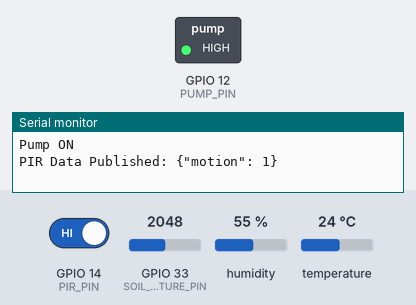
Bench run of a sketch on a simulated ESP32. On the bench: switched loads named in the sketch (green lamp = pin HIGH), the last lines printed to the serial monitor. The test bench sets the inputs (shaded band); at power-on: GPIO 33 (SOIL_MOISTURE_PIN) = 2048, GPIO 14 (PIR_PIN) HIGH, humidity 55 %, temperature 24 °C. WiFi joins after 1.5 s; servers stay silent unless stated; no MQTT or app messages arrive unless stated.

Above: at 2.7 s.
2.8 s: GPIO 33 (SOIL_MOISTURE_PIN) set to 1298
5.5 s: GPIO 33 (SOIL_MOISTURE_PIN) set to 1193
At 6.7 s:
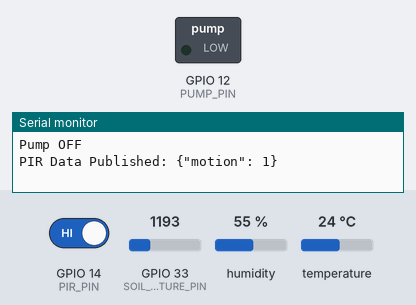
9.5 s: GPIO 33 (SOIL_MOISTURE_PIN) set to 1995
12.2 s: GPIO 33 (SOIL_MOISTURE_PIN) set to 2113
At 15.2 s:
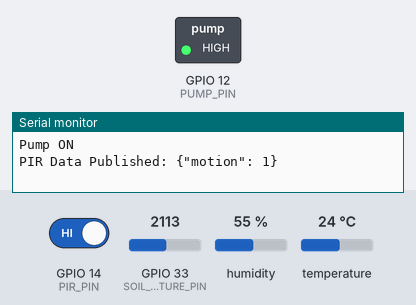
15.5 s: GPIO 33 (SOIL_MOISTURE_PIN) set to 1228
At 17.2 s:
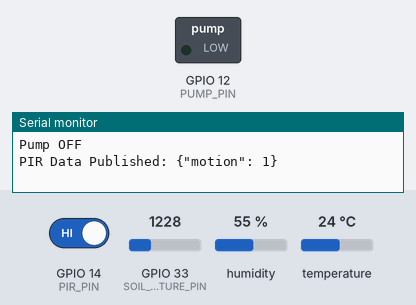
Timing chart, 0 to 18.7 s (numbered marks = the images above; inputs shaded):
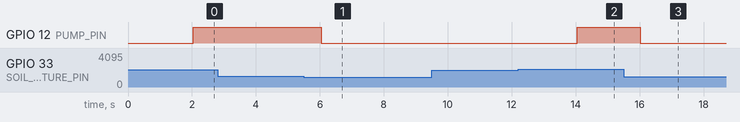

The sketch:

pump.ino
```cpp
#include <WiFi.h>
#include <PubSubClient.h>
#include <DHT.h>

// Replace with your network credentials
const char* ssid = "RedmiPower";
const char* password = "Prerana123";

// MQTT Broker details
const char* mqtt_server = "broker.emqx.io";

// Define MQTT topics
const char* tempHumTopic = "sensor/dht11";
const char* soilMoistureTopic = "sensor/soil";
const char* pirTopic = "sensor/pir";
const char* pumpStatusTopic = "sensor/pump_status";  // Topic for pump status


// Define DHT11 sensor parameters
#define DHTPIN 4  // DHT11 connected to GPIO4
#define DHTTYPE DHT11
DHT dht(DHTPIN, DHTTYPE);

// Define other sensor pins
#define SOIL_MOISTURE_PIN 33  // Soil moisture analog pin
#define PIR_PIN 14            // PIR sensor connected to GPIO14
#define PUMP_PIN 12           // Relay connected to GPIO12 to control the pump

WiFiClient espClient;
PubSubClient client(espClient);
unsigned long lastMsg = 0;
const long interval = 2000;  // Publish interval in milliseconds

// Calibration values for soil moisture
int raw_min = 0;         // Update this with the reading from fully saturated soil
int raw_max = 4095;      // Update this with the reading from completely dry soil

// Thresholds for controlling the pump (adjust these as needed)
const float soilMoistureThresholdLow = 50.0;  // Moisture below this value will turn the pump on
const float soilMoistureThresholdHigh = 70.0; // Moisture above this value will turn the pump off

// Function to connect to WiFi
void setup_wifi() {
  delay(10);
  Serial.println();
  Serial.print("Connecting to ");
  Serial.println(ssid);

  WiFi.begin(ssid, password);

  while (WiFi.status() != WL_CONNECTED) {
    delay(500);
    Serial.print(".");
  }

  Serial.println();
  Serial.println("WiFi connected");
  Serial.println("IP address: ");
  Serial.println(WiFi.localIP());
}

// Function to connect to the MQTT broker
void reconnect() {
  while (!client.connected()) {
    Serial.print("Attempting MQTT connection...");
    if (client.connect("ESP32Client")) {
      Serial.println("connected");
    } else {
      Serial.print("failed, rc=");
      Serial.print(client.state());
      Serial.println(" try again in 5 seconds");
      delay(5000);
    }
  }
}

// Function to control the pump
void controlPump(bool turnOn) {
  if (turnOn) {
    digitalWrite(PUMP_PIN, HIGH);  // Turn pump ON
    // Publish pump status as JSON payload
    String pumpStatusPayload = "{\"pumpStatus\": \"" + String(turnOn ? "ON" : "OFF") + "\"}";
    client.publish(pumpStatusTopic, pumpStatusPayload.c_str());
    Serial.println("Pump ON");
  } else {
    digitalWrite(PUMP_PIN, LOW);   // Turn pump OFF
    // Publish pump status as JSON payload
    String pumpStatusPayload = "{\"pumpStatus\": \"OFF\"}";
    client.publish(pumpStatusTopic, pumpStatusPayload.c_str());
    Serial.println("Pump OFF");
  }
}

void setup() {
  Serial.begin(115200);
  setup_wifi();
  client.setServer(mqtt_server, 1883);
  dht.begin();

  pinMode(SOIL_MOISTURE_PIN, INPUT);
  pinMode(PIR_PIN, INPUT);
  pinMode(PUMP_PIN, OUTPUT);  // Set the pump control pin as output

  digitalWrite(PUMP_PIN, LOW);  // Ensure the pump is off initially
}

void loop() {
  if (!client.connected()) {
    reconnect();
  }
  client.loop();

  unsigned long now = millis();
  if (now - lastMsg > interval) {
    lastMsg = now;

    // Read DHT11 data
    float temperature = dht.readTemperature();
    float humidity = dht.readHumidity();

    if (!isnan(temperature) && !isnan(humidity)) {
      String tempHumPayload = "{\"temperature\": " + String(temperature) + ", \"humidity\": " + String(humidity) + "}";
      client.publish(tempHumTopic, tempHumPayload.c_str());
      Serial.println("DHT11 Data Published: " + tempHumPayload);
    } else {
      Serial.println("Failed to read from DHT sensor!");
    }

    // Read and convert Soil Moisture data using new calibration
    int raw_value = analogRead(SOIL_MOISTURE_PIN);
    Serial.print("Raw Soil Moisture Value: ");
    Serial.println(raw_value);

    // Calculate soil moisture percentage
    float soilMoisturePercentage = 100.0 * (raw_max - raw_value) / (raw_max - raw_min);
    soilMoisturePercentage = constrain(soilMoisturePercentage, 0, 100);  // Constrain to 0-100%

    // Prepare soil moisture payload and publish it
    String soilMoisturePayload = "{\"soil_moisture\": \"" + String(soilMoisturePercentage) + "%\"}";
    client.publish(soilMoistureTopic, soilMoisturePayload.c_str());
    Serial.println("Soil Moisture Data Published: " + soilMoisturePayload);

    // Control the pump based on soil moisture
    if (soilMoisturePercentage < soilMoistureThresholdLow) {
      controlPump(true);  // Turn pump ON if soil moisture is below the low threshold
    } else if (soilMoisturePercentage > soilMoistureThresholdHigh) {
      controlPump(false); // Turn pump OFF if soil moisture is above the high threshold
    }

    // Read PIR data
    int pirState = digitalRead(PIR_PIN);
    String pirPayload = "{\"motion\": " + String(pirState) + "}";
    client.publish(pirTopic, pirPayload.c_str());
    Serial.println("PIR Data Published: " + pirPayload);
  }
}
```

Measured:
- the behaviour switches between 1229 and 1228 on GPIO 33 (SOIL_MOISTURE_PIN) (found by bisection; images 0 and 1)
- the behaviour switches between 2047 and 2048 on GPIO 33 (SOIL_MOISTURE_PIN) (found by bisection; images 1 and 2)
- after the input at 5.5 s, GPIO 12 (PUMP_PIN): HIGH → LOW after 0.54 s
- after the input at 12.2 s, GPIO 12 (PUMP_PIN): LOW → HIGH after 1.8 s
- after the input at 15.5 s, GPIO 12 (PUMP_PIN): HIGH → LOW after 0.52 s
